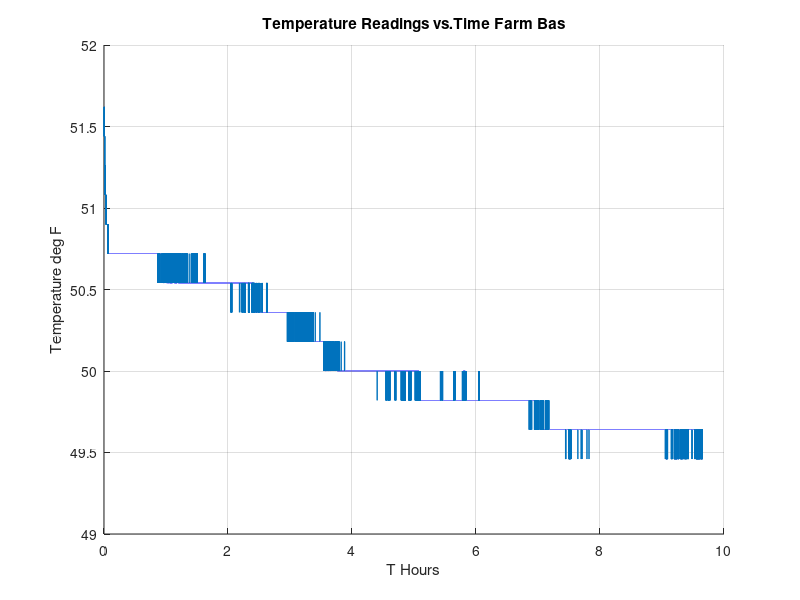

This chart was generated by the following MATLAB code:
% Reading a text file with temperature data collected from the BMP-180 and read
% via the arduino and saved onto an SD card 
% Depending on the situation, tweak the code to represent the current temperature
% Data situation. Learn lots, and have fun!

clear all;
clc;
T=textread("PTDATAFarmBasement.TXT","%f");% import temperature data form PTDATA.TXT
T1=transpose(T); % transpose the text file rows into columns
vec=columns(T1); % this makes sure the vector size is correct
t0=.25.*vec.*(1/60).*(1/60); % number hours during data measurement 
t=linspace(0,t0,vec);% to find the number of data points inter the code
% "columns(T1)" to make sure that the vector size matches.
% the arduino is taking readings every .250 seconds, and there were 
% vec data points, implying that vec*.250=#seconds...Thanks for your time.
m=mean(T1) % average temperature
m1=num2str(m) % Not used, was expirementing with strings 
mod=mode(T1) % Most occured temp value
med=median(T1) % Middle value
tm=min(T1)  % Minimum temperature
tmax=max(T1) % Maximum Temperature
rang=range(T1) % Temperature Range
%tp=polyfit(t,T1,4);
%tp1=6.1682e-03.*t.^4-4.0587e-02.*t.^3+5.7655e-02.*t.^2-9.6588e-02.*t+6.3885e+01;
hold on;
grid on;
%plot(t,T1,"marker",'.',"markersize",6);
plot(t,T1);
%plot(t,tp1);
%text(10,64.3,"Average Temp=60.8 F  Tmax=65.3 F Tmin=57.92 F  TRange=7.38 F");

xlabel("T Hours");
ylabel("Temperature deg F");
title("Temperature Readings vs.Time Farm Bas");
%saveas(1,"Tempwall","pdf");
